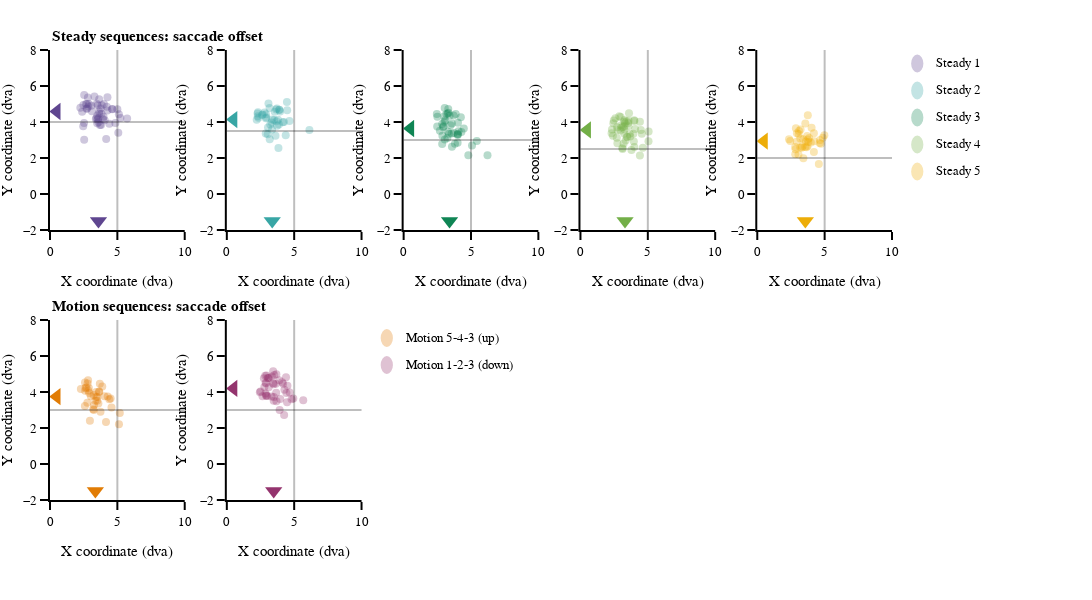

Source (notebook cell):
### Markdown cell above
#### Sacade landing map per trial sequence

### Code cell
# subplot settings
rows, cols = 2, 5
leg_mergin = 200
fig_height, fig_width = 600,250*cols+leg_mergin
column_widths,row_heights = [1,1,1,1,1],[1,1]
sb_specs = [[{},{},{},{},{}],[{},{},{},{},{}]]
fig = make_subplots(rows=rows, cols=cols, print_grid=False, vertical_spacing=0.2, horizontal_spacing=0.05, 
                    column_widths=column_widths, row_heights=row_heights)

x_legend_top = 1.05
x_legend_bot = 0.42
y_legend_step = 0.06
y_legend_top = 0.97
y_legend_bot = 0.36
rad_leg = 0.04

# Trials sequence
# ---------------
for ts_num, ts in enumerate(tss):
    # row/col selection
    if ts_num == 0:   row_val, col_val, y_line = 1, 1, 4
    elif ts_num == 1: row_val, col_val, y_line = 1, 2, 3.5
    elif ts_num == 2: row_val, col_val, y_line = 1, 3, 3
    elif ts_num == 3: row_val, col_val, y_line = 1, 4, 2.5
    elif ts_num == 4: row_val, col_val, y_line = 1, 5, 2
    elif ts_num == 5: row_val, col_val, y_line = 2, 1, 3
    elif ts_num == 6: row_val, col_val, y_line = 2, 2, 3
        
    # plot
    df_cond = df_all.loc[(df_all.main_sac_trial == 1) & (df_all.trial_sequence == ts_num+1)] 
    fig.append_trace(go.Scatter(x=(df_cond['sac_x_offset_trial']-df_cond['jitter_x_trial']).abs(),
                                y=df_cond['sac_y_offset_trial']-df_cond['jitter_y_trial'],
                                name=ts, mode='markers',marker_color=ts_cols[ts_num],marker_size=8,marker_opacity=0.3,
                                marker_line_width=0,marker_symbol='circle'),row=row_val, col=col_val)
    
    # median
    fig.append_trace(go.Scatter(x=np.array(0.5),
                                y=np.array((df_cond['sac_y_offset_trial']-df_cond['jitter_y_trial']).median()),
                                name=ts, mode='markers',marker_color=ts_cols[ts_num],marker_size=15,
                                marker_line_width=0,marker_symbol='triangle-left'),row=row_val, col=col_val)
    fig.append_trace(go.Scatter(x=np.array((df_cond['sac_x_offset_trial']-df_cond['jitter_x_trial']).abs().median()),
                                y=np.array(-1.5),
                                name=ts, mode='markers',marker_color=ts_cols[ts_num],marker_size=15,
                                marker_line_width=0,marker_symbol='triangle-down'),row=row_val, col=col_val)
    
    # legend
    if ts_num < 5:
        fig.add_annotation(xref='paper', yref='paper', x=x_legend_top, y=y_legend_top-(y_legend_step*ts_num), 
                           text=ts, showarrow=False, font_size = template_specs['axes_font_size'], xanchor = 'left', yanchor='middle')
        fig.add_shape(type='circle',xref='paper', yref='paper', fillcolor=ts_cols[ts_num],line_width=0, opacity=0.3,
                      x0=x_legend_top-0.02-rad_leg/5.5, y0=y_legend_top-y_legend_step*ts_num-rad_leg/2, 
                      x1=x_legend_top-0.02+rad_leg/5.5, y1=y_legend_top-y_legend_step*ts_num+rad_leg/2)
    else:
        fig.add_annotation(xref='paper', yref='paper', x=x_legend_bot, y=y_legend_bot-(y_legend_step*(ts_num-5)), 
                           text=ts, showarrow=False, font_size = template_specs['axes_font_size'], xanchor = 'left', yanchor='middle')
        fig.add_shape(type='circle',xref='paper', yref='paper', fillcolor=ts_cols[ts_num],line_width=0, opacity=0.3,
                      x0=x_legend_bot-0.02-rad_leg/5.5, y0=y_legend_bot-y_legend_step*(ts_num-5)-rad_leg/2, 
                      x1=x_legend_bot-0.02+rad_leg/5.5, y1=y_legend_bot-y_legend_step*(ts_num-5)+rad_leg/2)

    # legend line
    fig.add_vline(x=5, opacity=0.25, row=row_val, col=col_val)
    fig.add_hline(y=y_line, opacity=0.25, row=row_val, col=col_val)

# Figure title
fig.add_annotation(xref='paper', yref='paper', x=0, y=1.03, text='<b>Steady sequences: saccade offset<b>', 
                   showarrow=False, font_size = template_specs['title_font_size'], xanchor = 'left', yanchor='middle')
fig.add_annotation(xref='paper', yref='paper', x=0, y=0.43, text='<b>Motion sequences: saccade offset<b>',  
                   showarrow=False, font_size = template_specs['title_font_size'], xanchor = 'left', yanchor='middle')

#x axes settings
for row in np.arange(rows):
    for col in np.arange(cols):
        fig.update_xaxes(visible=True, ticklen=8, linewidth=template_specs['axes_width'], range=[0,10], title='X coordinate (dva)', row=row+1, col=col+1)
        fig.update_yaxes(visible=True, ticklen=8, linewidth=template_specs['axes_width'], range=[-2,8], title='Y coordinate (dva)',row=row+1, col=col+1)

fig.layout.update(template=fig_template, width=fig_width, height=fig_height, margin_l=50, margin_r=leg_mergin, margin_t=50, margin_b=100, barmode='stack', showlegend=False)    
fig.show()
if not os.path.exists(fig_dir):os.mkdir(fig_dir)
fig.write_image('{}/{}_saccade_landing_sequence.pdf'.format(fig_dir, subject))

### Figure 1 — Plotly figure (JSON) as saved in the notebook; plotly's stock layout.template omitted (floating-point values rounded to 4 significant figures)
{"data": [{"marker": {"color": "rgb(95, 70, 144)", "line": {"width": 0}, "opacity": 0.3, "size": 8, "symbol": "circle"}, "mode": "markers", "name": "Steady 1", "type": "scatter", "x": [3.589, 5.07, 4.622, 3.822, 4.405, 5.224, 3.3, 5.112, 5.0, 3.475, 5.726, 2.811, 2.535, 2.666, 3.651, 4.265, 3.93, 4.172, 3.999, 4.26, 3.537, 3.789, 4.853, 3.708, 3.514, 3.111, 4.058, 2.387, 2.756, 2.711, 2.53, 2.477, 3.402, 2.537, 3.663, 4.617, 3.45, 4.218, 2.751, 3.536, 3.754, 3.062, 2.894, 3.975, 3.501, 2.253, 2.852, 3.839, 2.465, 3.597, 3.656], "xaxis": "x", "y": [4.193, 3.41, 4.715, 4.463, 3.902, 4.22, 5.422, 4.428, 4.709, 5.009, 4.197, 5.357, 5.497, 4.993, 5.259, 5.382, 4.157, 3.053, 5.001, 4.634, 4.145, 3.828, 3.95, 3.832, 4.365, 4.598, 4.098, 4.564, 4.747, 4.731, 3.951, 4.94, 4.17, 3.012, 4.471, 4.718, 4.22, 4.852, 4.997, 4.931, 4.744, 4.897, 4.994, 4.297, 3.932, 4.786, 4.854, 4.928, 3.77, 3.985, 4.585], "yaxis": "y"}, {"marker": {"color": "rgb(95, 70, 144)", "line": {"width": 0}, "size": 15, "symbol": "triangle-left"}, "mode": "markers", "name": "Steady 1", "type": "scatter", "x": [0.5], "xaxis": "x", "y": [4.585], "yaxis": "y"}, {"marker": {"color": "rgb(95, 70, 144)", "line": {"width": 0}, "size": 15, "symbol": "triangle-down"}, "mode": "markers", "name": "Steady 1", "type": "scatter", "x": [3.597], "xaxis": "x", "y": [-1.5], "yaxis": "y"}, {"marker": {"color": "rgb(56, 166, 165)", "line": {"width": 0}, "opacity": 0.3, "size": 8, "symbol": "circle"}, "mode": "markers", "name": "Steady 2", "type": "scatter", "x": [2.93, 6.131, 2.296, 3.223, 4.65, 3.092, 3.903, 3.666, 3.173, 3.715, 2.797, 3.798, 3.893, 4.147, 2.89, 3.33, 4.237, 3.864, 3.038, 2.658, 3.613, 3.832, 2.219, 2.897, 4.372, 3.37, 3.956, 2.28, 3.689, 2.352, 2.314, 3.36, 4.461, 4.478, 3.555, 3.51, 3.057, 2.907, 3.731, 3.185, 2.616], "xaxis": "x2", "y": [4.243, 3.559, 4.322, 3.863, 4.057, 5.023, 4.669, 4.697, 4.781, 4.753, 4.522, 4.13, 4.676, 3.985, 3.36, 3.977, 4.002, 3.857, 3.32, 4.415, 3.243, 2.561, 4.121, 4.208, 3.258, 4.137, 4.583, 4.478, 4.04, 4.231, 4.54, 3.59, 5.118, 4.658, 4.573, 4.117, 3.693, 4.431, 3.798, 3.044, 4.383], "yaxis": "y2"}, {"marker": {"color": "rgb(56, 166, 165)", "line": {"width": 0}, "size": 15, "symbol": "triangle-left"}, "mode": "markers", "name": "Steady 2", "type": "scatter", "x": [0.5], "xaxis": "x2", "y": [4.137], "yaxis": "y2"}, {"marker": {"color": "rgb(56, 166, 165)", "line": {"width": 0}, "size": 15, "symbol": "triangle-down"}, "mode": "markers", "name": "Steady 2", "type": "scatter", "x": [3.37], "xaxis": "x2", "y": [-1.5], "yaxis": "y2"}, {"marker": {"color": "rgb(15, 133, 84)", "line": {"width": 0}, "opacity": 0.3, "size": 8, "symbol": "circle"}, "mode": "markers", "name": "Steady 3", "type": "scatter", "x": [3.184, 5.075, 2.933, 3.866, 3.707, 2.463, 2.489, 3.282, 3.016, 6.225, 5.433, 4.246, 3.481, 3.326, 3.407, 3.311, 4.286, 3.048, 2.862, 4.466, 4.016, 4.073, 3.057, 3.03, 4.018, 2.503, 3.586, 4.007, 3.288, 3.559, 4.034, 3.584, 3.245, 3.086, 4.802, 2.86, 2.69, 3.727, 2.947, 3.363, 4.014, 2.877, 3.81], "xaxis": "x3", "y": [4.445, 2.694, 3.711, 4.448, 4.355, 4.447, 3.752, 4.466, 4.319, 2.157, 2.939, 4.267, 3.816, 4.514, 4.348, 4.715, 3.443, 4.781, 3.887, 3.641, 3.322, 3.488, 3.025, 4.008, 3.332, 4.297, 2.629, 2.843, 3.458, 3.356, 3.959, 3.918, 3.116, 4.102, 2.155, 2.784, 3.52, 3.385, 3.76, 3.352, 3.274, 3.236, 2.795], "yaxis": "y3"}, {"marker": {"color": "rgb(15, 133, 84)", "line": {"width": 0}, "size": 15, "symbol": "triangle-left"}, "mode": "markers", "name": "Steady 3", "type": "scatter", "x": [0.5], "xaxis": "x3", "y": [3.641], "yaxis": "y3"}, {"marker": {"color": "rgb(15, 133, 84)", "line": {"width": 0}, "size": 15, "symbol": "triangle-down"}, "mode": "markers", "name": "Steady 3", "type": "scatter", "x": [3.407], "xaxis": "x3", "y": [-1.5], "yaxis": "y3"}, {"marker": {"color": "rgb(115, 175, 72)", "line": {"width": 0}, "opacity": 0.3, "size": 8, "symbol": "circle"}, "mode": "markers", "name": "Steady 4", "type": "scatter", "x": [3.696, 5.06, 3.265, 3.604, 4.553, 3.42, 5.051, 4.414, 3.242, 3.308, 2.44, 4.06, 4.48, 3.262, 4.0, 2.983, 2.88, 3.137, 3.561, 2.59, 4.632, 4.413, 2.719, 3.549, 2.41, 3.987, 3.477, 3.657, 3.928, 2.695, 3.125, 3.354, 3.037, 3.565, 3.203, 2.75, 3.251, 3.963, 3.443, 3.253, 2.31, 2.979, 3.112, 2.341, 2.475, 2.742, 3.009, 3.999, 3.784], "xaxis": "x4", "y": [3.201, 3.47, 3.77, 4.49, 3.352, 4.048, 2.932, 4.018, 4.023, 3.934, 3.929, 3.611, 3.56, 4.113, 4.05, 4.277, 4.318, 3.729, 3.768, 4.214, 2.573, 2.146, 3.708, 3.947, 3.235, 4.09, 3.162, 3.334, 3.353, 3.125, 2.493, 2.973, 3.69, 4.07, 2.801, 3.558, 3.354, 2.915, 3.187, 3.602, 3.379, 3.531, 2.556, 3.578, 4.083, 2.815, 3.805, 2.614, 2.443], "yaxis": "y4"}, {"marker": {"color": "rgb(115, 175, 72)", "line": {"width": 0}, "size": 15, "symbol": "triangle-left"}, "mode": "markers", "name": "Steady 4", "type": "scatter", "x": [0.5], "xaxis": "x4", "y": [3.56], "yaxis": "y4"}, {"marker": {"color": "rgb(115, 175, 72)", "line": {"width": 0}, "size": 15, "symbol": "triangle-down"}, "mode": "markers", "name": "Steady 4", "type": "scatter", "x": [3.308], "xaxis": "x4", "y": [-1.5], "yaxis": "y4"}, {"marker": {"color": "rgb(237, 173, 8)", "line": {"width": 0}, "opacity": 0.3, "size": 8, "symbol": "circle"}, "mode": "markers", "name": "Steady 5", "type": "scatter", "x": [3.658, 4.726, 3.567, 3.604, 4.203, 3.85, 4.66, 4.63, 4.03, 2.867, 4.865, 3.752, 3.214, 4.218, 4.2, 3.735, 3.057, 3.065, 4.978, 4.57, 3.75, 3.555, 3.7, 3.975, 2.942, 3.789, 2.814, 3.421, 3.357, 3.097, 2.923, 3.417, 2.842, 3.194, 2.444, 2.819, 2.358, 3.187, 3.295], "xaxis": "x5", "y": [2.602, 2.789, 3.916, 2.918, 2.337, 3.117, 2.994, 2.827, 3.686, 3.658, 3.132, 4.375, 3.581, 2.935, 3.368, 2.662, 2.197, 3.335, 3.257, 1.662, 3.028, 2.608, 3.219, 2.863, 3.368, 2.893, 2.612, 1.99, 2.643, 3.507, 2.903, 3.038, 2.488, 3.09, 2.95, 2.211, 3.044, 2.579, 2.576], "yaxis": "y5"}, {"marker": {"color": "rgb(237, 173, 8)", "line": {"width": 0}, "size": 15, "symbol": "triangle-left"}, "mode": "markers", "name": "Steady 5", "type": "scatter", "x": [0.5], "xaxis": "x5", "y": [2.935], "yaxis": "y5"}, {"marker": {"color": "rgb(237, 173, 8)", "line": {"width": 0}, "size": 15, "symbol": "triangle-down"}, "mode": "markers", "name": "Steady 5", "type": "scatter", "x": [3.567], "xaxis": "x5", "y": [-1.5], "yaxis": "y5"}, {"marker": {"color": "rgb(225, 124, 5)", "line": {"width": 0}, "opacity": 0.3, "size": 8, "symbol": "circle"}, "mode": "markers", "name": "Motion 5-4-3 (up)", "type": "scatter", "x": [3.749, 5.118, 5.18, 2.291, 3.438, 2.6, 3.7, 3.637, 4.404, 4.502, 3.881, 4.282, 3.424, 3.66, 3.368, 2.825, 2.791, 4.046, 3.035, 3.511, 4.156, 3.592, 2.884, 2.608, 2.963, 2.589, 3.203, 3.267, 2.772, 2.847, 2.914, 2.637, 3.252, 2.694, 3.241, 3.503, 4.565], "xaxis": "x6", "y": [2.903, 2.203, 2.837, 4.163, 3.722, 4.531, 4.458, 4.033, 3.593, 3.644, 4.303, 3.745, 3.997, 3.994, 3.518, 4.653, 4.478, 3.767, 3.759, 3.727, 2.33, 3.357, 4.217, 4.07, 2.408, 3.217, 3.037, 3.283, 3.397, 4.067, 3.943, 4.219, 3.003, 4.248, 3.83, 3.513, 3.146], "yaxis": "y6"}, {"marker": {"color": "rgb(225, 124, 5)", "line": {"width": 0}, "size": 15, "symbol": "triangle-left"}, "mode": "markers", "name": "Motion 5-4-3 (up)", "type": "scatter", "x": [0.5], "xaxis": "x6", "y": [3.745], "yaxis": "y6"}, {"marker": {"color": "rgb(225, 124, 5)", "line": {"width": 0}, "size": 15, "symbol": "triangle-down"}, "mode": "markers", "name": "Motion 5-4-3 (up)", "type": "scatter", "x": [3.368], "xaxis": "x6", "y": [-1.5], "yaxis": "y6"}, {"marker": {"color": "rgb(148, 52, 110)", "line": {"width": 0}, "opacity": 0.3, "size": 8, "symbol": "circle"}, "mode": "markers", "name": "Motion 1-2-3 (down)", "type": "scatter", "x": [4.665, 2.923, 2.878, 4.275, 3.074, 3.44, 3.637, 4.112, 3.478, 2.931, 4.393, 3.437, 3.968, 3.347, 4.472, 4.938, 3.686, 2.5, 2.877, 3.921, 3.676, 4.807, 2.946, 4.178, 3.527, 3.495, 2.453, 2.648, 3.891, 4.501, 4.254, 3.001, 3.04, 3.482, 2.918, 3.315, 3.113, 5.673, 2.787, 3.143, 2.751, 3.663, 2.85, 4.427], "xaxis": "x7", "y": [3.974, 3.824, 4.512, 4.13, 4.78, 5.152, 4.459, 4.54, 4.424, 3.774, 4.817, 4.49, 3.615, 4.856, 3.432, 3.646, 3.49, 4.022, 3.919, 2.998, 4.983, 3.597, 4.911, 4.456, 4.94, 3.725, 3.98, 3.763, 4.653, 4.341, 2.721, 3.774, 4.78, 3.507, 4.492, 3.752, 4.264, 3.537, 4.279, 4.772, 4.763, 3.953, 4.897, 3.95], "yaxis": "y7"}, {"marker": {"color": "rgb(148, 52, 110)", "line": {"width": 0}, "size": 15, "symbol": "triangle-left"}, "mode": "markers", "name": "Motion 1-2-3 (down)", "type": "scatter", "x": [0.5], "xaxis": "x7", "y": [4.197], "yaxis": "y7"}, {"marker": {"color": "rgb(148, 52, 110)", "line": {"width": 0}, "size": 15, "symbol": "triangle-down"}, "mode": "markers", "name": "Motion 1-2-3 (down)", "type": "scatter", "x": [3.48], "xaxis": "x7", "y": [-1.5], "yaxis": "y7"}], "layout": {"annotations": [{"font": {"size": 13}, "showarrow": false, "text": "Steady 1", "x": 1.05, "xanchor": "left", "xref": "paper", "y": 0.97, "yanchor": "middle", "yref": "paper"}, {"font": {"size": 13}, "showarrow": false, "text": "Steady 2", "x": 1.05, "xanchor": "left", "xref": "paper", "y": 0.91, "yanchor": "middle", "yref": "paper"}, {"font": {"size": 13}, "showarrow": false, "text": "Steady 3", "x": 1.05, "xanchor": "left", "xref": "paper", "y": 0.85, "yanchor": "middle", "yref": "paper"}, {"font": {"size": 13}, "showarrow": false, "text": "Steady 4", "x": 1.05, "xanchor": "left", "xref": "paper", "y": 0.79, "yanchor": "middle", "yref": "paper"}, {"font": {"size": 13}, "showarrow": false, "text": "Steady 5", "x": 1.05, "xanchor": "left", "xref": "paper", "y": 0.73, "yanchor": "middle", "yref": "paper"}, {"font": {"size": 13}, "showarrow": false, "text": "Motion 5-4-3 (up)", "x": 0.42, "xanchor": "left", "xref": "paper", "y": 0.36, "yanchor": "middle", "yref": "paper"}, {"font": {"size": 13}, "showarrow": false, "text": "Motion 1-2-3 (down)", "x": 0.42, "xanchor": "left", "xref": "paper", "y": 0.3, "yanchor": "middle", "yref": "paper"}, {"font": {"size": 15}, "showarrow": false, "text": "<b>Steady sequences: saccade offset<b>", "x": 0, "xanchor": "left", "xref": "paper", "y": 1.03, "yanchor": "middle", "yref": "paper"}, {"font": {"size": 15}, "showarrow": false, "text": "<b>Motion sequences: saccade offset<b>", "x": 0, "xanchor": "left", "xref": "paper", "y": 0.43, "yanchor": "middle", "yref": "paper"}], "barmode": "stack", "height": 600, "margin": {"b": 100, "l": 50, "r": 200, "t": 50}, "shapes": [{"fillcolor": "rgb(95, 70, 144)", "line": {"width": 0}, "opacity": 0.3, "type": "circle", "x0": 1.023, "x1": 1.037, "xref": "paper", "y0": 0.95, "y1": 0.99, "yref": "paper"}, {"opacity": 0.25, "type": "line", "x0": 5, "x1": 5, "xref": "x", "y0": 0, "y1": 1, "yref": "y domain"}, {"opacity": 0.25, "type": "line", "x0": 0, "x1": 1, "xref": "x domain", "y0": 4, "y1": 4, "yref": "y"}, {"fillcolor": "rgb(56, 166, 165)", "line": {"width": 0}, "opacity": 0.3, "type": "circle", "x0": 1.023, "x1": 1.037, "xref": "paper", "y0": 0.89, "y1": 0.93, "yref": "paper"}, {"opacity": 0.25, "type": "line", "x0": 5, "x1": 5, "xref": "x2", "y0": 0, "y1": 1, "yref": "y2 domain"}, {"opacity": 0.25, "type": "line", "x0": 0, "x1": 1, "xref": "x2 domain", "y0": 3.5, "y1": 3.5, "yref": "y2"}, {"fillcolor": "rgb(15, 133, 84)", "line": {"width": 0}, "opacity": 0.3, "type": "circle", "x0": 1.023, "x1": 1.037, "xref": "paper", "y0": 0.83, "y1": 0.87, "yref": "paper"}, {"opacity": 0.25, "type": "line", "x0": 5, "x1": 5, "xref": "x3", "y0": 0, "y1": 1, "yref": "y3 domain"}, {"opacity": 0.25, "type": "line", "x0": 0, "x1": 1, "xref": "x3 domain", "y0": 3, "y1": 3, "yref": "y3"}, {"fillcolor": "rgb(115, 175, 72)", "line": {"width": 0}, "opacity": 0.3, "type": "circle", "x0": 1.023, "x1": 1.037, "xref": "paper", "y0": 0.77, "y1": 0.81, "yref": "paper"}, {"opacity": 0.25, "type": "line", "x0": 5, "x1": 5, "xref": "x4", "y0": 0, "y1": 1, "yref": "y4 domain"}, {"opacity": 0.25, "type": "line", "x0": 0, "x1": 1, "xref": "x4 domain", "y0": 2.5, "y1": 2.5, "yref": "y4"}, {"fillcolor": "rgb(237, 173, 8)", "line": {"width": 0}, "opacity": 0.3, "type": "circle", "x0": 1.023, "x1": 1.037, "xref": "paper", "y0": 0.71, "y1": 0.75, "yref": "paper"}, {"opacity": 0.25, "type": "line", "x0": 5, "x1": 5, "xref": "x5", "y0": 0, "y1": 1, "yref": "y5 domain"}, {"opacity": 0.25, "type": "line", "x0": 0, "x1": 1, "xref": "x5 domain", "y0": 2, "y1": 2, "yref": "y5"}, {"fillcolor": "rgb(225, 124, 5)", "line": {"width": 0}, "opacity": 0.3, "type": "circle", "x0": 0.3927, "x1": 0.4073, "xref": "paper", "y0": 0.34, "y1": 0.38, "yref": "paper"}, {"opacity": 0.25, "type": "line", "x0": 5, "x1": 5, "xref": "x6", "y0": 0, "y1": 1, "yref": "y6 domain"}, {"opacity": 0.25, "type": "line", "x0": 0, "x1": 1, "xref": "x6 domain", "y0": 3, "y1": 3, "yref": "y6"}, {"fillcolor": "rgb(148, 52, 110)", "line": {"width": 0}, "opacity": 0.3, "type": "circle", "x0": 0.3927, "x1": 0.4073, "xref": "paper", "y0": 0.28, "y1": 0.32, "yref": "paper"}, {"opacity": 0.25, "type": "line", "x0": 5, "x1": 5, "xref": "x7", "y0": 0, "y1": 1, "yref": "y7 domain"}, {"opacity": 0.25, "type": "line", "x0": 0, "x1": 1, "xref": "x7 domain", "y0": 3, "y1": 3, "yref": "y7"}], "showlegend": false, "width": 1450, "xaxis": {"anchor": "y", "domain": [0, 0.16], "linewidth": 2, "range": [0, 10], "ticklen": 8, "title": {"text": "X coordinate (dva)"}, "type": "linear", "visible": true}, "xaxis10": {"anchor": "y10", "domain": [0.84, 1], "linewidth": 2, "range": [0, 10], "ticklen": 8, "title": {"text": "X coordinate (dva)"}, "visible": true}, "xaxis2": {"anchor": "y2", "domain": [0.21, 0.37], "linewidth": 2, "range": [0, 10], "ticklen": 8, "title": {"text": "X coordinate (dva)"}, "type": "linear", "visible": true}, "xaxis3": {"anchor": "y3", "domain": [0.42, 0.58], "linewidth": 2, "range": [0, 10], "ticklen": 8, "title": {"text": "X coordinate (dva)"}, "type": "linear", "visible": true}, "xaxis4": {"anchor": "y4", "domain": [0.63, 0.79], "linewidth": 2, "range": [0, 10], "ticklen": 8, "title": {"text": "X coordinate (dva)"}, "type": "linear", "visible": true}, "xaxis5": {"anchor": "y5", "domain": [0.84, 1], "linewidth": 2, "range": [0, 10], "ticklen": 8, "title": {"text": "X coordinate (dva)"}, "type": "linear", "visible": true}, "xaxis6": {"anchor": "y6", "domain": [0, 0.16], "linewidth": 2, "range": [0, 10], "ticklen": 8, "title": {"text": "X coordinate (dva)"}, "type": "linear", "visible": true}, "xaxis7": {"anchor": "y7", "domain": [0.21, 0.37], "linewidth": 2, "range": [0, 10], "ticklen": 8, "title": {"text": "X coordinate (dva)"}, "type": "linear", "visible": true}, "xaxis8": {"anchor": "y8", "domain": [0.42, 0.58], "linewidth": 2, "range": [0, 10], "ticklen": 8, "title": {"text": "X coordinate (dva)"}, "visible": true}, "xaxis9": {"anchor": "y9", "domain": [0.63, 0.79], "linewidth": 2, "range": [0, 10], "ticklen": 8, "title": {"text": "X coordinate (dva)"}, "visible": true}, "yaxis": {"anchor": "x", "domain": [0.6, 1], "linewidth": 2, "range": [-2, 8], "ticklen": 8, "title": {"text": "Y coordinate (dva)"}, "type": "linear", "visible": true}, "yaxis10": {"anchor": "x10", "domain": [0, 0.4], "linewidth": 2, "range": [-2, 8], "ticklen": 8, "title": {"text": "Y coordinate (dva)"}, "visible": true}, "yaxis2": {"anchor": "x2", "domain": [0.6, 1], "linewidth": 2, "range": [-2, 8], "ticklen": 8, "title": {"text": "Y coordinate (dva)"}, "type": "linear", "visible": true}, "yaxis3": {"anchor": "x3", "domain": [0.6, 1], "linewidth": 2, "range": [-2, 8], "ticklen": 8, "title": {"text": "Y coordinate (dva)"}, "type": "linear", "visible": true}, "yaxis4": {"anchor": "x4", "domain": [0.6, 1], "linewidth": 2, "range": [-2, 8], "ticklen": 8, "title": {"text": "Y coordinate (dva)"}, "type": "linear", "visible": true}, "yaxis5": {"anchor": "x5", "domain": [0.6, 1], "linewidth": 2, "range": [-2, 8], "ticklen": 8, "title": {"text": "Y coordinate (dva)"}, "type": "linear", "visible": true}, "yaxis6": {"anchor": "x6", "domain": [0, 0.4], "linewidth": 2, "range": [-2, 8], "ticklen": 8, "title": {"text": "Y coordinate (dva)"}, "type": "linear", "visible": true}, "yaxis7": {"anchor": "x7", "domain": [0, 0.4], "linewidth": 2, "range": [-2, 8], "ticklen": 8, "title": {"text": "Y coordinate (dva)"}, "type": "linear", "visible": true}, "yaxis8": {"anchor": "x8", "domain": [0, 0.4], "linewidth": 2, "range": [-2, 8], "ticklen": 8, "title": {"text": "Y coordinate (dva)"}, "visible": true}, "yaxis9": {"anchor": "x9", "domain": [0, 0.4], "linewidth": 2, "range": [-2, 8], "ticklen": 8, "title": {"text": "Y coordinate (dva)"}, "visible": true}}}
